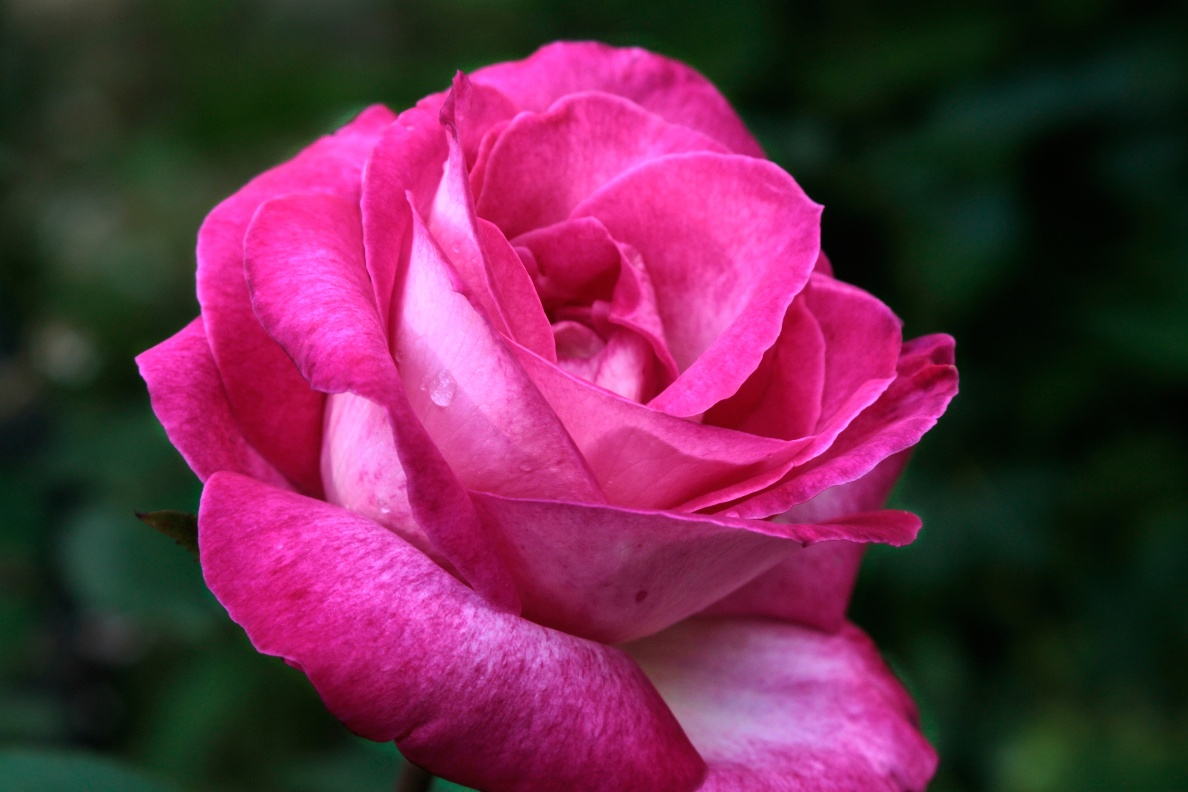
#> input picture chapter02/images/rose.png, 1188 x 792 px
$ python 02_image_transform.py
#> lines starting #> are read from the running program, lines starting #| are printed output that depends on the picture
import cv2  # OpenCV 라이브러리 임포트
import numpy as np  # numpy 임포트
import os  # OS 경로 처리를 위한 os 임포트

# 이미지 파일 경로 설정
img_path = os.path.join(os.path.dirname(__file__), 'images/rose.png')  # 이미지 경로 생성
img = cv2.imread(img_path)  # 이미지 읽기
#> img is the input picture: shape (792, 1188, 3); mean B, G, R 74.2, 43.7, 103.8

if img is None:
    raise FileNotFoundError('이미지 파일을 찾을 수 없습니다.')  # 파일 없을 때 예외 처리

# 이미지 크기를 400x400으로 고정
fixed_size = (400, 400)  # 고정 크기 설정
img_resized = cv2.resize(img, fixed_size)  # 이미지 리사이즈
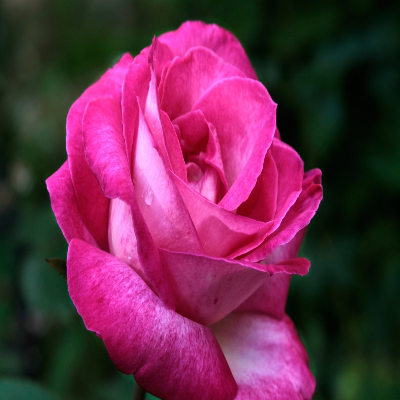
#> img_resized: shape (400, 400, 3); mean B, G, R 74.1, 43.5, 103.6

# 이미지 중심 계산
(h, w) = fixed_size  # 높이, 너비
center = (w // 2, h // 2)  # 중심 좌표

# 회전 + 크기 조절
angle = 30  # +30도 회전
scale = 0.8  # 크기 0.8로 조절
M = cv2.getRotationMatrix2D(center, angle, scale)  # 회전 행렬 생성

# 평행이동 적용 (x축 +80, y축 -40)
M[0, 2] += 80  # x축 이동
M[1, 2] += -40  # y축 이동

# 변환 적용
rotated_scaled_translated = cv2.warpAffine(img_resized, M, fixed_size)  # 변환 적용
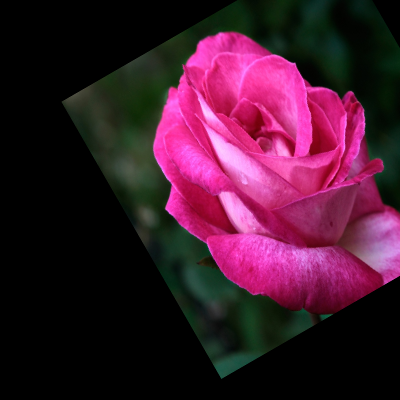
#> rotated_scaled_translated: shape (400, 400, 3); mean B, G, R 45, 24.8, 63.8

# 결과 시각화
cv2.imshow('Original', img_resized)  # 원본 이미지 출력
cv2.imshow('Rotated + Scaled + Translated', rotated_scaled_translated)  # 변환 이미지 출력

# 윈도우를 모니터 중앙에 위치시키기
screen_res = 1920, 1080  # 일반적인 모니터 해상도, 필요시 변경
win_w, win_h = fixed_size  # 윈도우 크기
center_x = screen_res[0] // 2 - win_w // 2  # 중앙 x좌표
center_y = screen_res[1] // 2 - win_h // 2  # 중앙 y좌표
cv2.moveWindow('Original', center_x - win_w - 20, center_y)  # 원본 윈도우 위치
cv2.moveWindow('Rotated + Scaled + Translated', center_x + win_w + 20, center_y)  # 변환 윈도우 위치

cv2.waitKey(0)  # 키 입력 대기
cv2.destroyAllWindows()  # 모든 윈도우 닫기
